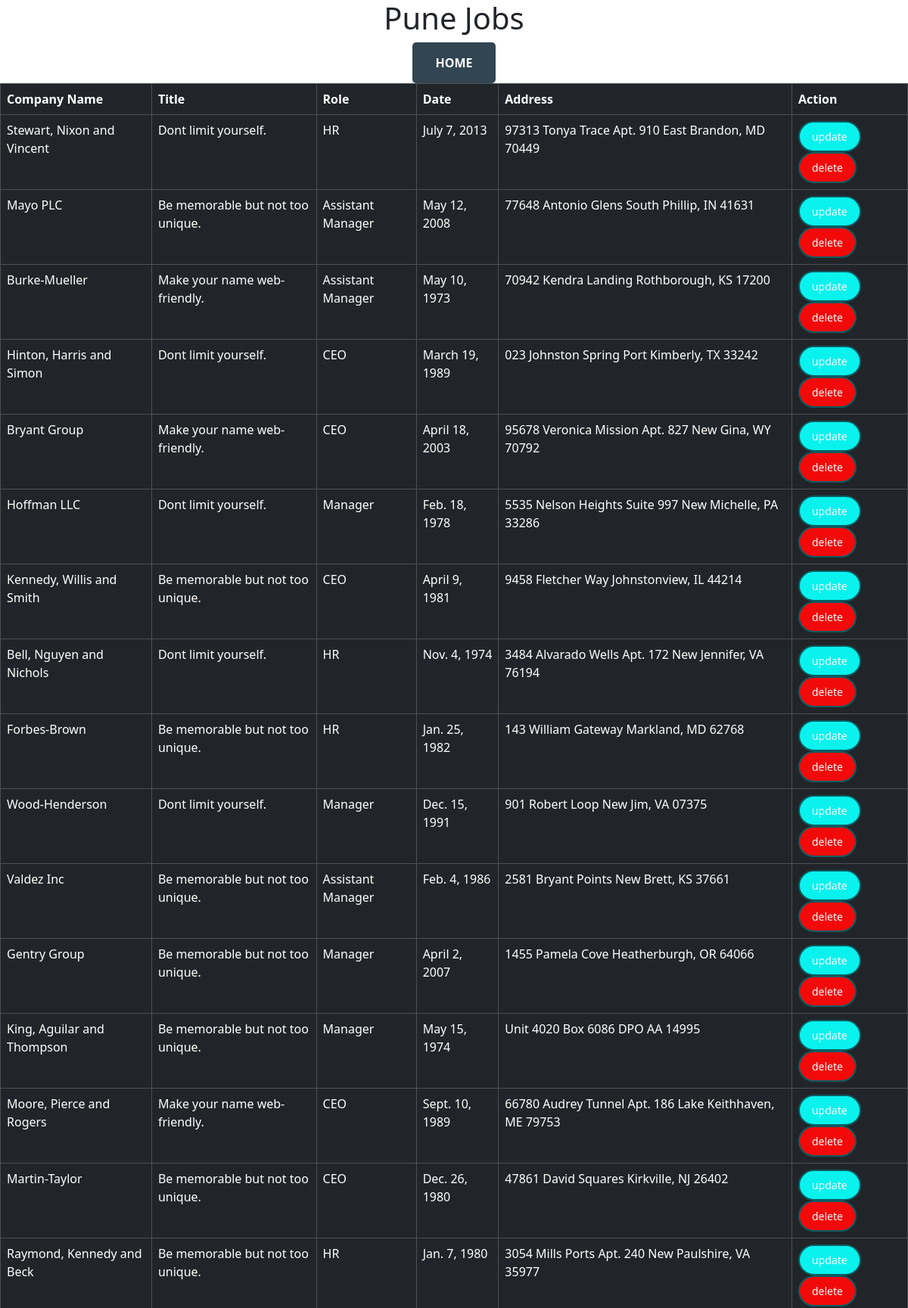
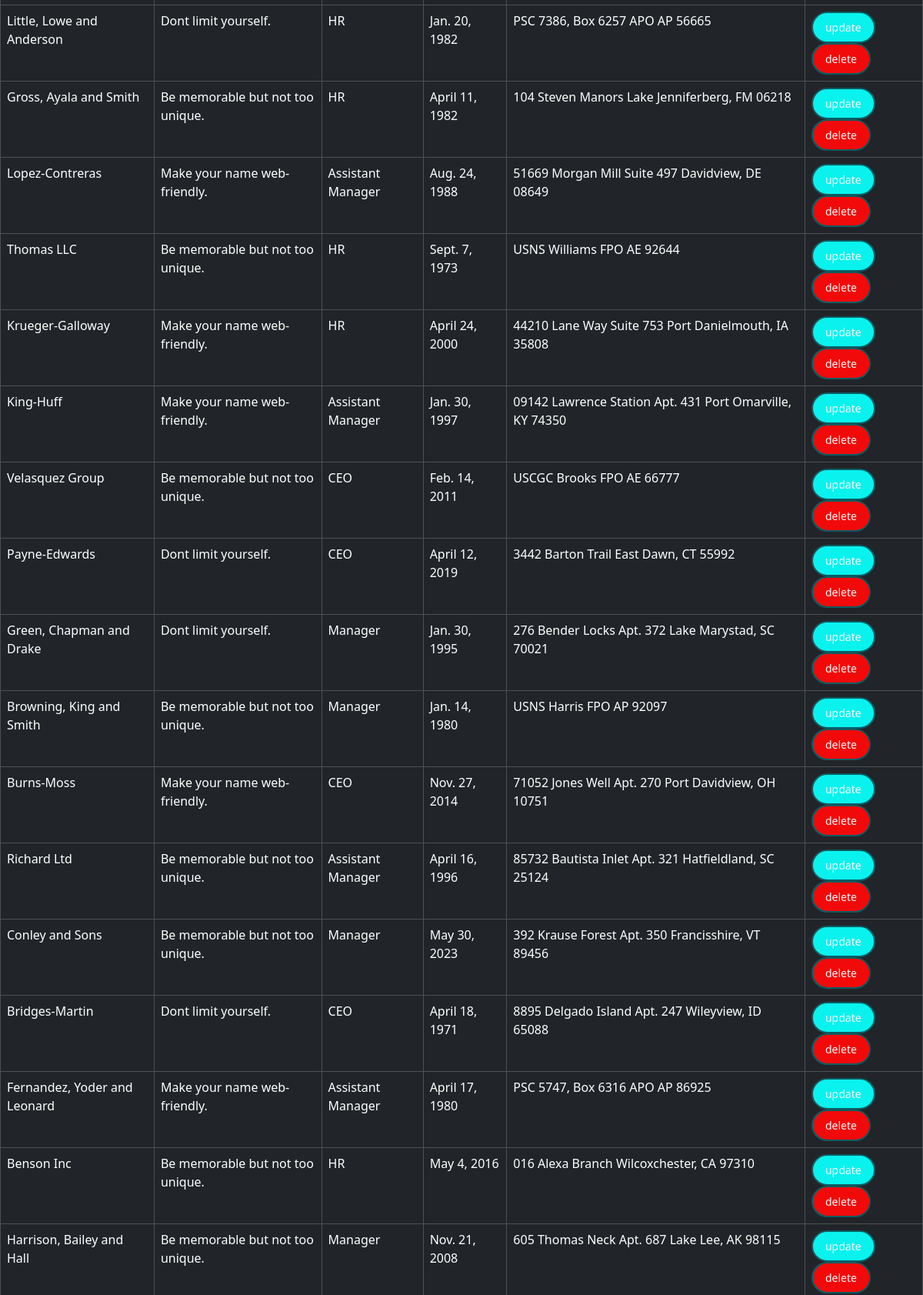
/pune/ (signed in, upper part), run on the app's committed database (2 pictures, top to bottom).
### testapp/models.py (models this page shows)
class PuneJobs(models.Model):
  name=models.CharField(max_length=64)
  title=models.CharField(max_length=64)
  role=models.CharField(max_length=30)
  date=models.DateField()
  phno=models.IntegerField()
  address=models.CharField(max_length=64)

### testapp/views.py (the view)
# urls.py: path('pune/',views.PuneJobsView),
@login_required
def PuneJobsView(request):
  puneJobs=PuneJobs.objects.all()
  type='pune'
  return render(request,'testapp/jobs.html',{'punejobs':puneJobs,'type':type})

### templates/testapp/jobs.html (shortened to what this page needs)
<!DOCTYPE html>
{% load static %}
<html lang="en">
<head>
  <link href="https://cdn.jsdelivr.net/npm/bootstrap@5.3.2/dist/css/bootstrap.min.css" rel="stylesheet">
</head>
<body>
{% if type == "pune" %}
  <h1 align="center">Pune Jobs</h1>
  <div class="home">
    <a href="/"><input type="button" name="" id="" value="HOME"></a>
  </div>
  <div>
  <table class="table table-bordered table-dark">
    <thead>
      <th>Company Name</th>
      <th>Title</th>
      <th>Role</th>
      <th>Date</th>
      <th>Address</th>
      <th>Action</th>
    </thead>
    {% for jobs in punejobs %}
    <tr>
      <td>{{jobs.name}}</td>
      <td>{{jobs.title}}</td>
      <td>{{jobs.role}}</td>
      <td>{{jobs.date}}</td>
      <td>{{jobs.address}}</td>
      <td><a href="/puneupdate/{{jobs.id}}"><button class="update-button">update</button></a>
        <a href="/delete/{{jobs.id}}"><button class="delete-button">delete</button></a>
      </td>
    </tr>
    {%endfor%}
  </table>
</div>
{% endif %}
</body>
</html>

### templates/testapp/jobs.html (style rules this page uses)
.update-button { background-color: #0af2ee; color: #fff; border: 2px solid #0c5c62; border-radius: 25px; padding: 8px 16px; font-size: 14px; cursor: pointer; transition: background-color 0.3s, color 0.3s, transform 0.3s, box-shadow 0.3s; }
.delete-button { background-color: #f20a0a; color: #fff; border: 2px solid #0c5c62; border-radius: 25px; padding: 8px 16px; font-size: 14px; cursor: pointer; transition: background-color 0.3s, color 0.3s, transform 0.3s, box-shadow 0.3s; }
.home { text-align: center; }
.home input[type="button"] { background-color: #324552; color: #fff; padding: 15px 30px; font-size: 16px; font-weight: bold; border: none; border-radius: 5px; cursor: pointer; transition: background-color 0.3s ease; }

### data on the page
PuneJobs: name "Stewart, Nixon and Vincent", title "Dont limit yourself.", role "HR", date "July 7, 2013", address "97313 Tonya Trace Apt. 910 East Brandon, MD 70449"
PuneJobs: name "Mayo PLC", title "Be memorable but not too unique.", role "Assistant Manager", date "May 12, 2008", address "77648 Antonio Glens South Phillip, IN 41631"
PuneJobs: name "Burke-Mueller", title "Make your name web-friendly.", role "Assistant Manager", date "May 10, 1973", address "70942 Kendra Landing Rothborough, KS 17200"
PuneJobs: name "Hinton, Harris and Simon", title "Dont limit yourself.", role "CEO", date "March 19, 1989", address "023 Johnston Spring Port Kimberly, TX 33242"
PuneJobs: name "Bryant Group", title "Make your name web-friendly.", role "CEO", date "April 18, 2003", address "95678 Veronica Mission Apt. 827 New Gina, WY 70792"
PuneJobs: name "Hoffman LLC", title "Dont limit yourself.", role "Manager", date "Feb. 18, 1978", address "5535 Nelson Heights Suite 997 New Michelle, PA 33286"
PuneJobs: name "Kennedy, Willis and Smith", title "Be memorable but not too unique.", role "CEO", date "April 9, 1981", address "9458 Fletcher Way Johnstonview, IL 44214"
PuneJobs: name "Bell, Nguyen and Nichols", title "Dont limit yourself.", role "HR", date "Nov. 4, 1974", address "3484 Alvarado Wells Apt. 172 New Jennifer, VA 76194"
PuneJobs: name "Forbes-Brown", title "Be memorable but not too unique.", role "HR", date "Jan. 25, 1982", address "143 William Gateway Markland, MD 62768"
PuneJobs: name "Wood-Henderson", title "Dont limit yourself.", role "Manager", date "Dec. 15, 1991", address "901 Robert Loop New Jim, VA 07375"
PuneJobs: name "Valdez Inc", title "Be memorable but not too unique.", role "Assistant Manager", date "Feb. 4, 1986", address "2581 Bryant Points New Brett, KS 37661"
PuneJobs: name "Gentry Group", title "Be memorable but not too unique.", role "Manager", date "April 2, 2007", address "1455 Pamela Cove Heatherburgh, OR 64066"
PuneJobs: name "King, Aguilar and Thompson", title "Be memorable but not too unique.", role "Manager", date "May 15, 1974", address "Unit 4020 Box 6086 DPO AA 14995"
PuneJobs: name "Moore, Pierce and Rogers", title "Make your name web-friendly.", role "CEO", date "Sept. 10, 1989", address "66780 Audrey Tunnel Apt. 186 Lake Keithhaven, ME 79753"
PuneJobs: name "Martin-Taylor", title "Be memorable but not too unique.", role "CEO", date "Dec. 26, 1980", address "47861 David Squares Kirkville, NJ 26402"
PuneJobs: name "Raymond, Kennedy and Beck", title "Be memorable but not too unique.", role "HR", date "Jan. 7, 1980", address "3054 Mills Ports Apt. 240 New Paulshire, VA 35977"
PuneJobs: name "Little, Lowe and Anderson", title "Dont limit yourself.", role "HR", date "Jan. 20, 1982", address "PSC 7386, Box 6257 APO AP 56665"
PuneJobs: name "Gross, Ayala and Smith", title "Be memorable but not too unique.", role "HR", date "April 11, 1982", address "104 Steven Manors Lake Jenniferberg, FM 06218"
PuneJobs: name "Lopez-Contreras", title "Make your name web-friendly.", role "Assistant Manager", date "Aug. 24, 1988", address "51669 Morgan Mill Suite 497 Davidview, DE 08649"
PuneJobs: name "Thomas LLC", title "Be memorable but not too unique.", role "HR", date "Sept. 7, 1973", address "USNS Williams FPO AE 92644"
PuneJobs: name "Krueger-Galloway", title "Make your name web-friendly.", role "HR", date "April 24, 2000", address "44210 Lane Way Suite 753 Port Danielmouth, IA 35808"
PuneJobs: name "King-Huff", title "Make your name web-friendly.", role "Assistant Manager", date "Jan. 30, 1997", address "09142 Lawrence Station Apt. 431 Port Omarville, KY 74350"
PuneJobs: name "Velasquez Group", title "Be memorable but not too unique.", role "CEO", date "Feb. 14, 2011", address "USCGC Brooks FPO AE 66777"
PuneJobs: name "Payne-Edwards", title "Dont limit yourself.", role "CEO", date "April 12, 2019", address "3442 Barton Trail East Dawn, CT 55992"
PuneJobs: name "Green, Chapman and Drake", title "Dont limit yourself.", role "Manager", date "Jan. 30, 1995", address "276 Bender Locks Apt. 372 Lake Marystad, SC 70021"
PuneJobs: name "Browning, King and Smith", title "Be memorable but not too unique.", role "Manager", date "Jan. 14, 1980", address "USNS Harris FPO AP 92097"
PuneJobs: name "Burns-Moss", title "Make your name web-friendly.", role "CEO", date "Nov. 27, 2014", address "71052 Jones Well Apt. 270 Port Davidview, OH 10751"
PuneJobs: name "Richard Ltd", title "Be memorable but not too unique.", role "Assistant Manager", date "April 16, 1996", address "85732 Bautista Inlet Apt. 321 Hatfieldland, SC 25124"
PuneJobs: name "Conley and Sons", title "Be memorable but not too unique.", role "Manager", date "May 30, 2023", address "392 Krause Forest Apt. 350 Francisshire, VT 89456"
PuneJobs: name "Bridges-Martin", title "Dont limit yourself.", role "CEO", date "April 18, 1971", address "8895 Delgado Island Apt. 247 Wileyview, ID 65088"
PuneJobs: name "Fernandez, Yoder and Leonard", title "Make your name web-friendly.", role "Assistant Manager", date "April 17, 1980", address "PSC 5747, Box 6316 APO AP 86925"
PuneJobs: name "Benson Inc", title "Be memorable but not too unique.", role "HR", date "May 4, 2016", address "016 Alexa Branch Wilcoxchester, CA 97310"
PuneJobs: name "Harrison, Bailey and Hall", title "Be memorable but not too unique.", role "Manager", date "Nov. 21, 2008", address "605 Thomas Neck Apt. 687 Lake Lee, AK 98115"
